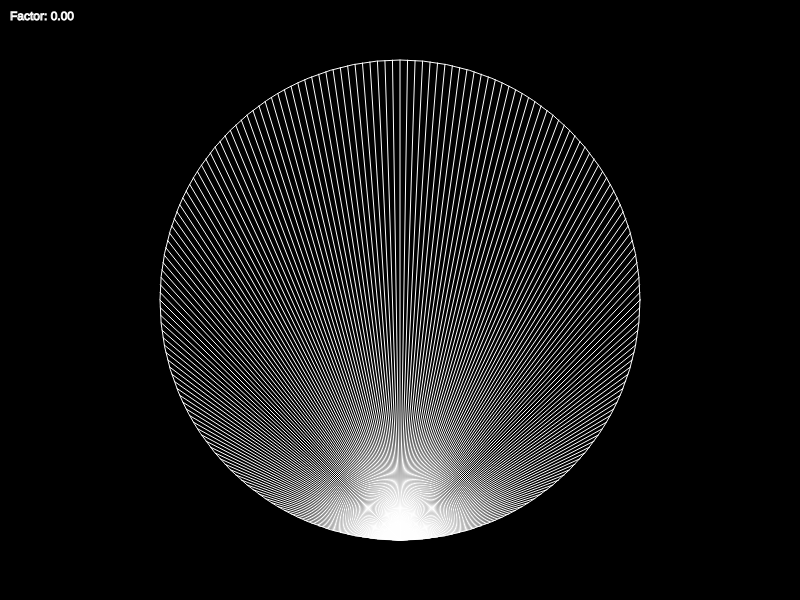
Frame 1 (no input)
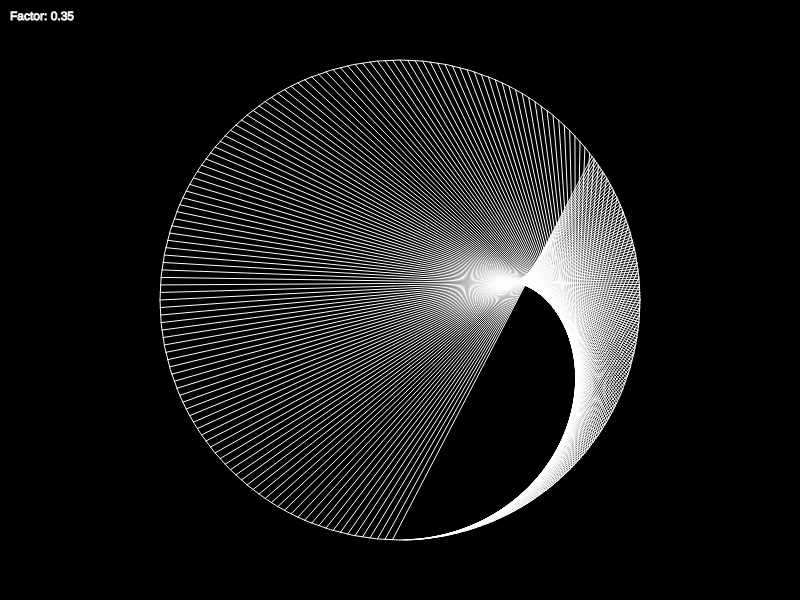
Frame 60 (no input)
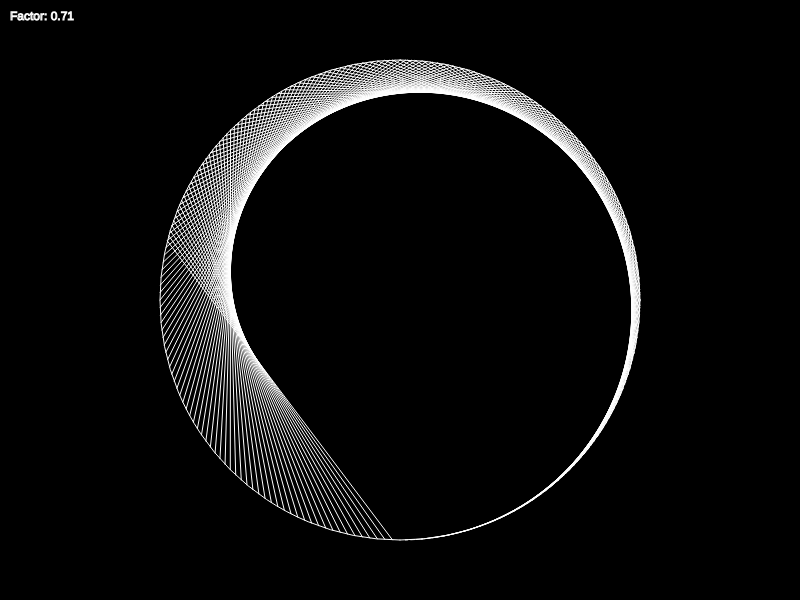
Frame 120 (the mouse pressed at the canvas centre since frame 60)

The p5.js sketch that drew these frames (run headless with seeded random() and noise() and a simulated clock; from frame 60 on, the mouse is pressed at the canvas centre):

// p5.js sketch
// ── sketch.js
let diam;
let r;
let theta;
let mult = 0;
let points = 200;
function setup() {
  createCanvas(800, 600);
  diam = height * 0.8;
  theta = 2 * PI / points;
  r = diam/2;
}
function circlePos(t) {
  return {
    x: (r * sin(t) + width/2),
    y: (r * cos(t) + height/2)
  };
}
function draw() {
  background(0);
  stroke(255);
  noFill();
  text('Factor: ' + mult.toFixed(2), 10,20);
  ellipse(width/2,height/2, diam);
  for(let i = 0; i < points; i++) {
    let pos1 = circlePos(theta*(i % points));
    let pos2 = circlePos(theta*(i * mult % points));
    line(pos1.x, pos1.y, pos2.x, pos2.y);
  }
  mult+= 0.006;

  if(mult == 500) {
    mult = 0;
  }
}
